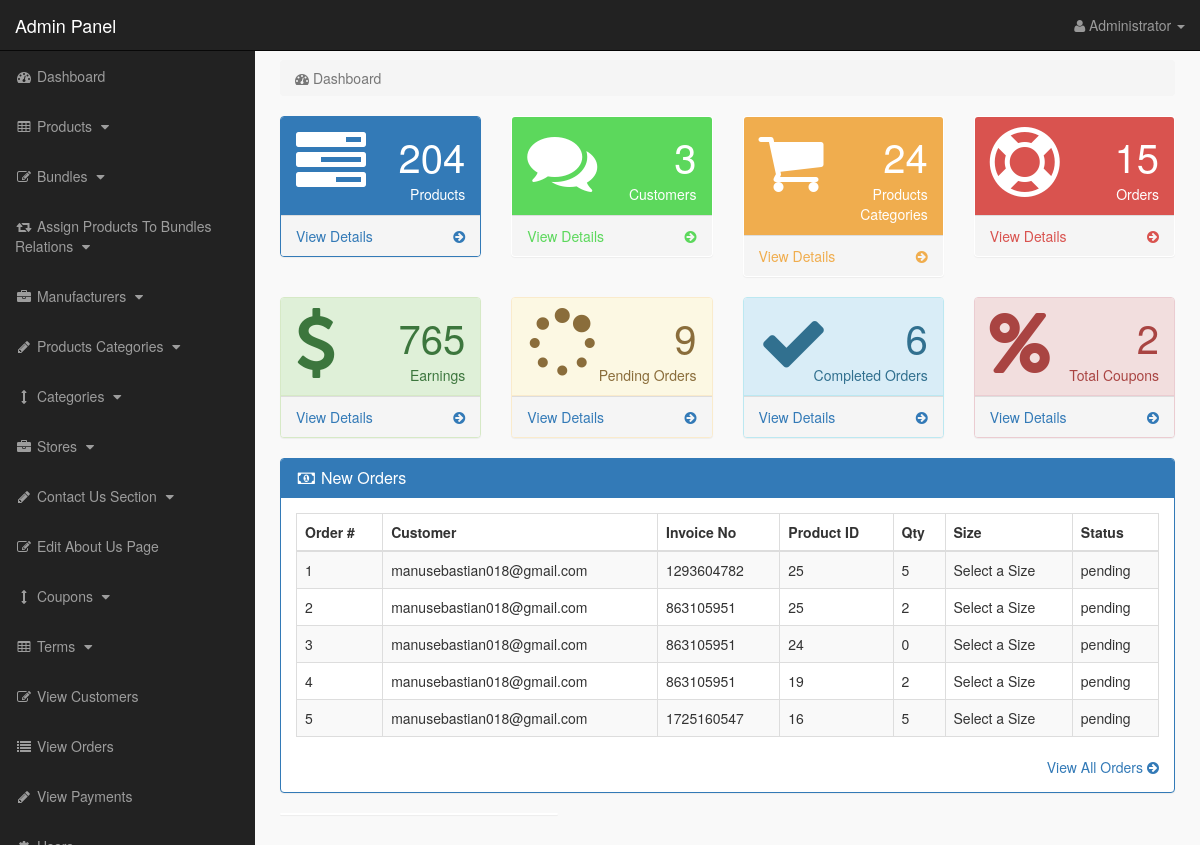
The page /admin_area/index.php?dashboard (signed in) on the database its author committed.
### tables this page shows
CREATE TABLE `pending_orders` (
  `order_id` int(10) NOT NULL,
  `customer_id` int(10) NOT NULL,
  `invoice_no` int(10) NOT NULL,
  `product_id` text NOT NULL,
  `qty` int(10) NOT NULL,
  `size` text NOT NULL,
  `order_status` text NOT NULL
);

CREATE TABLE `customers` (
  `customer_id` int(10) NOT NULL,
  `customer_name` varchar(255) NOT NULL,
  `customer_email` varchar(255) NOT NULL,
  `customer_pass` varchar(255) NOT NULL,
  `customer_country` text NOT NULL,
  `customer_city` text NOT NULL,
  `customer_contact` varchar(255) NOT NULL,
  `customer_address` text NOT NULL,
  `customer_image` text NOT NULL,
  `customer_ip` varchar(255) NOT NULL,
  `customer_confirm_code` text NOT NULL
);

### admin_area/dashboard.php (the view, shortened to what this page needs)
<?php
if(!isset($_SESSION['admin_email'])){
echo "<script>window.open('login.php','_self')</script>";
}
else {
?>
<div class="row">
<div class="col-lg-12">
<ol class="breadcrumb">
<li class="active">
<i class="fa fa-dashboard"></i> Dashboard
</li>
</ol>
</div>
</div>
<div class="row">
<div class="col-lg-3 col-md-6">
<div class="panel panel-primary">
<div class="panel-heading">
<div class="row">
<div class="col-xs-3">
<i class="fa fa-tasks fa-5x"> </i>
</div>
<div class="col-xs-9 text-right">
<div class="huge"> <?php echo $count_products; ?> </div>
<div>Products</div>
</div>
</div>
</div>
<a href="index.php?view_products">
<div class="panel-footer">
<span class="pull-left"> View Details </span>
<span class="pull-right"> <i class="fa fa-arrow-circle-right"></i> </span>
<div class="clearfix"></div>
</div>
</a>
</div>
</div>
<div class="col-lg-3 col-md-6">
<div class="panel panel-green">
<div class="panel-heading">
<div class="row">
<div class="col-xs-3">
<i class="fa fa-comments fa-5x"> </i>
</div>
<div class="col-xs-9 text-right">
<div class="huge"> <?php echo $count_customers; ?> </div>
<div>Customers</div>
</div>
</div>
</div>
<a href="index.php?view_customers">
<div class="panel-footer">
<span class="pull-left"> View Details </span>
<span class="pull-right"> <i class="fa fa-arrow-circle-right"></i> </span>
<div class="clearfix"></div>
</div>
</a>
</div>
</div>
<div class="col-lg-3 col-md-6">
<div class="panel panel-yellow">
<div class="panel-heading">
<div class="row">
<div class="col-xs-3">
<i class="fa fa-shopping-cart fa-5x"> </i>
</div>
<div class="col-xs-9 text-right">
<div class="huge"> <?php echo $count_p_categories; ?> </div>
<div>Products Categories</div>
</div>
</div>
</div>
<a href="index.php?view_p_cats">
<div class="panel-footer">
<span class="pull-left"> View Details </span>
<span class="pull-right"> <i class="fa fa-arrow-circle-right"></i> </span>
<div class="clearfix"></div>
</div>
</a>
</div>
</div>
<div class="col-lg-3 col-md-6">
<div class="panel panel-red">
<div class="panel-heading">
<div class="row">
<div class="col-xs-3">
<i class="fa fa-support fa-5x"> </i>
</div>
<div class="col-xs-9 text-right">
<div class="huge"> <?php echo $count_total_orders; ?> </div>
<div>Orders</div>
</div>
</div>
</div>
<a href="index.php?view_orders">
<div class="panel-footer">
<span class="pull-left"> View Details </span>
<span class="pull-right"> <i class="fa fa-arrow-circle-right"></i> </span>
<div class="clearfix"></div>
</div>
</a>
</div>
</div>
</div>
<div class="row">
    <div class="col-lg-3 col-md-6">
        <div class="panel panel-success">
        <div class="panel-heading">
        <div class="row">
        <div class="col-xs-3">
        <i class="fa fa-dollar fa-5x"> </i>
        </div>
        <div class="col-xs-9 text-right">
        <div class="huge"> <?php echo $count_total_earnings ?> </div>
        <div>Earnings</div>
        </div>
        </div>
        </div>
        <a href="index.php?view_orders">
        <div class="panel-footer">
        <span class="pull-left"> View Details </span>
        <span class="pull-right"> <i class="fa fa-arrow-circle-right"></i> </span>
        <div class="clearfix"></div>
        </div>
        </a>
        </div>
        </div>
        <div class="col-lg-3 col-md-6">
            <div class="panel panel-warning">
            <div class="panel-heading">
            <div class="row">
            <div class="col-xs-3">
            <i class="fa fa-spinner fa-5x"> </i>
            </div>
            <div class="col-xs-9 text-right">
            <div class="huge"> <?php echo $count_pending_orders ?> </div>
            <div>Pending Orders</div>
            </div>
            </div>
            </div>
            <a href="index.php?view_orders">
            <div class="panel-footer">
            <span class="pull-left"> View Details </span>
            <span class="pull-right"> <i class="fa fa-arrow-circle-right"></i> </span>
            <div class="clearfix"></div>
            </div>
            </a>
            </div>
            </div>
            <div class="col-lg-3 col-md-6">
                <div class="panel panel-info">
                <div class="panel-heading">
                <div class="row">
                <div class="col-xs-3">
                <i class="fa fa-check fa-5x"> </i>
                </div>
                <div class="col-xs-9 text-right">
                <div class="huge"> <?php echo $count_completed_orders ?> </div>
                <div>Completed Orders</div>
                </div>
                </div>
                </div>
                <a href="index.php?view_orders">
                <div class="panel-footer">
                <span class="pull-left"> View Details </span>
                <span class="pull-right"> <i class="fa fa-arrow-circle-right"></i> </span>
                <div class="clearfix"></div>
                </div>
                </a>
                </div>
                </div>
                <div class="col-lg-3 col-md-6">
                    <div class="panel panel-danger">
                    <div class="panel-heading">
                    <div class="row">
                    <div class="col-xs-3">
                    <i class="fa fa-percent fa-5x"> </i>
                    </div>
                    <div class="col-xs-9 text-right">
                    <div class="huge"> <?php echo $count_coupons; ?> </div>
                    <div>Total Coupons</div>
                    </div>
                    </div>
                    </div>
                    <a href="index.php?view_orders">
                    <div class="panel-footer">
                    <span class="pull-left"> View Details </span>
                    <span class="pull-right"> <i class="fa fa-arrow-circle-right"></i> </span>
                    <div class="clearfix"></div>
                    </div>
                    </a>
                    </div>
                    </div>
</div>
<div class="row" >
<div class="col-lg-12" >
<div class="panel panel-primary" >
<div class="panel-heading" >
<h3 class="panel-title" >
<i class="fa fa-money fa-fw" ></i> New Orders
</h3>
</div>
<div class="panel-body" >
<div class="table-responsive" >
<table class="table table-bordered table-hover table-striped" >
<thead>
<tr>
<th>Order #</th>
<th>Customer</th>
<th>Invoice No</th>
<th>Product ID</th>
<th>Qty</th>
<th>Size</th>
<th>Status</th>
</tr>
</thead>
<tbody>
<?php
$i = 0;
$get_order = "select * from pending_orders order by 1 DESC LIMIT 0,5";
$run_order = mysqli_query($con,$get_order);
while($row_order=mysqli_fetch_array($run_order)){
$c_id = $row_order['customer_id'];
$invoice_no = $row_order['invoice_no'];
$product_id = $row_order['product_id'];
$qty = $row_order['qty'];
$size = $row_order['size'];
$order_status = $row_order['order_status'];
$i++;
?>
<tr>
<td><?php echo $i; ?></td>
<td>
<?php
$get_customer = "select * from customers where customer_id='$c_id'";
$run_customer = mysqli_query($con,$get_customer);
$row_customer = mysqli_fetch_array($run_customer);
$customer_email = $row_customer['customer_email'];
echo $customer_email;
?>
</td>
<td><?php echo $invoice_no; ?></td>
<td><?php echo $product_id; ?></td>
<td><?php echo $qty; ?></td>
<td><?php echo $size; ?></td>
<td>
<?php
if($order_status=='pending'){
echo $order_status='pending';
}
else {
echo $order_status='Complete';
}
?>
</td>
</tr>
<?php } ?>
</tbody>
</table>
</div>
<div class="text-right" >
<a href="index.php?view_orders" >
View All Orders <i class="fa fa-arrow-circle-right" ></i>
</a>
</div>
</div>
</div>
</div>
<div class="col-md-4">
<div class="panel">
</div>
</div>
</div>
<?php } ?>

### admin_area/includes/sidebar.php (shortened to what this page needs)
<?php
if(!isset($_SESSION['admin_email'])){
echo "<script>window.open('login.php','_self')</script>";
}
else {
?>
<nav class="navbar navbar-inverse navbar-fixed-top" >
<div class="navbar-header" >
<a class="navbar-brand" href="index.php?dashboard" >Admin Panel</a>
</div>
<ul class="nav navbar-right top-nav" >
<li class="dropdown" >
<a href="#" class="dropdown-toggle" data-toggle="dropdown" >
<i class="fa fa-user" ></i>
<?php echo $admin_name; ?> <b class="caret" ></b>
</a>
</li>
</ul>
<div class="collapse navbar-collapse navbar-ex1-collapse">
<ul class="nav navbar-nav side-nav">
<li>
<a href="index.php?dashboard">
<i class="fa fa-fw fa-dashboard"></i> Dashboard
</a>
</li>
<li>
<a href="#" data-toggle="collapse" data-target="#products">
<i class="fa fa-fw fa-table"></i> Products
<i class="fa fa-fw fa-caret-down"></i>
</a>
</li>
<li>
<a href="#" data-toggle="collapse" data-target="#bundles">
<i class="fa fa-fw fa-edit"></i> Bundles
<i class="fa fa-fw fa-caret-down"></i>
</a>
</li>
<li>
<a href="#" data-toggle="collapse" data-target="#relations">
<i class="fa fa-fw fa-retweet"></i> Assign Products To Bundles Relations
<i class="fa fa-fw fa-caret-down"></i>
</a>
</li>
<li>
<a href="#" data-toggle="collapse" data-target="#manufacturers">
<i class="fa fa-fw fa-briefcase"></i> Manufacturers
<i class="fa fa-fw fa-caret-down"></i>
</a>
</li>
<li>
<a href="#" data-toggle="collapse" data-target="#p_cat">
<i class="fa fa-fw fa-pencil"></i> Products Categories
<i class="fa fa-fw fa-caret-down"></i>
</a>
</li>
<li>
<a href="#" data-toggle="collapse" data-target="#cat">
<i class="fa fa-fw fa-arrows-v"></i> Categories
<i class="fa fa-fw fa-caret-down"></i>
</a>
</li>
<li>
<a href="#" data-toggle="collapse" data-target="#store">
<i class="fa fa-fw fa-briefcase"></i> Stores
<i class="fa fa-fw fa-caret-down"></i>
</a>
</li>
<li>
<a href="#" data-toggle="collapse" data-target="#contact_us">
<i class="fa fa-fw fa-pencil"> </i> Contact Us Section
<i class="fa fa-fw fa-caret-down"></i>
</a>
</li>
<li>
<a href="index.php?edit_about_us">
<i class="fa fa-fw fa-edit"></i> Edit About Us Page
</a>
</li>
<li>
<a href="#" data-toggle="collapse" data-target="#coupons">
<i class="fa fa-fw fa-arrows-v"></i> Coupons
<i class="fa fa-fw fa-caret-down"></i>
</a>
</li>
<li>
<a href="#" data-toggle="collapse" data-target="#terms" >
<i class="fa fa-fw fa-table"></i> Terms
<i class="fa fa-fw fa-caret-down"></i>
</a>
</li>
<li>
<a href="index.php?view_customers">
<i class="fa fa-fw fa-edit"></i> View Customers
</a>
</li>
<li>
<a href="index.php?view_orders">
<i class="fa fa-fw fa-list"></i> View Orders
</a>
</li>
<li>
<a href="index.php?view_payments">
<i class="fa fa-fw fa-pencil"></i> View Payments
</a>
</li>
<li>
<a href="#" data-toggle="collapse" data-target="#users">
<i class="fa fa-fw fa-gear"></i> Users
<i class="fa fa-fw fa-caret-down"></i>
</a>
</li>
</ul>
</div>
</nav>
<?php } ?>

### admin_area/css/style.css (style rules this page uses)
body { margin-top:100px; }
@media (min-width: 768px) { body { margin-top:50px; } }
.top-nav { padding:0 15px; }
.top-nav>li { display:inline-block; float:left; }
.top-nav>li>a { padding-top:15px; padding-bottom:15px; line-height:20px; color:#999; }
@media (min-width: 768px) { .side-nav { position:fixed; top:51px; width:255px; border-radius:0; overflow-y:auto; background-color: #222; bottom:0; overflow-x:hidden; padding-bottom:40px; } }
@media (min-width: 768px) { .side-nav>li>a { width:255px; } }
.huge { font-size:40px; line-height:normal; }
.panel-green > .panel-heading { color:#fff; background-color:#5cd85c; }
.panel-green > a { color:#5cd85c; }
.panel-red > .panel-heading { color:#fff; background-color:#d9534f; }
.panel-red > a { color:#d9534f; }
.panel-yellow > .panel-heading { color:#fff; background-color:#f0ad4e; }
.panel-yellow > a { color:#f0ad4e; }
.panel-body { border-radius:5px; }

### rows shown on the page
pending_orders: customer.customer_email "manusebastian018@gmail.com", invoice_no "1293604782", product "25", qty "5", size "Select a Size"
pending_orders: customer.customer_email "manusebastian018@gmail.com", invoice_no "863105951", product "25", qty "2", size "Select a Size"
pending_orders: customer.customer_email "manusebastian018@gmail.com", invoice_no "863105951", product "24", qty "0", size "Select a Size"
pending_orders: customer.customer_email "manusebastian018@gmail.com", invoice_no "863105951", product "19", qty "2", size "Select a Size"
pending_orders: customer.customer_email "manusebastian018@gmail.com", invoice_no "1725160547", product "16", qty "5", size "Select a Size"

### other values the page prints
$admin_name "Administrator"
$count_products "204"
$count_customers "3"
$count_p_categories "24"
$count_total_orders "15"
$count_total_earnings "765"
$count_pending_orders "9"
$count_completed_orders "6"
$count_coupons "2"
